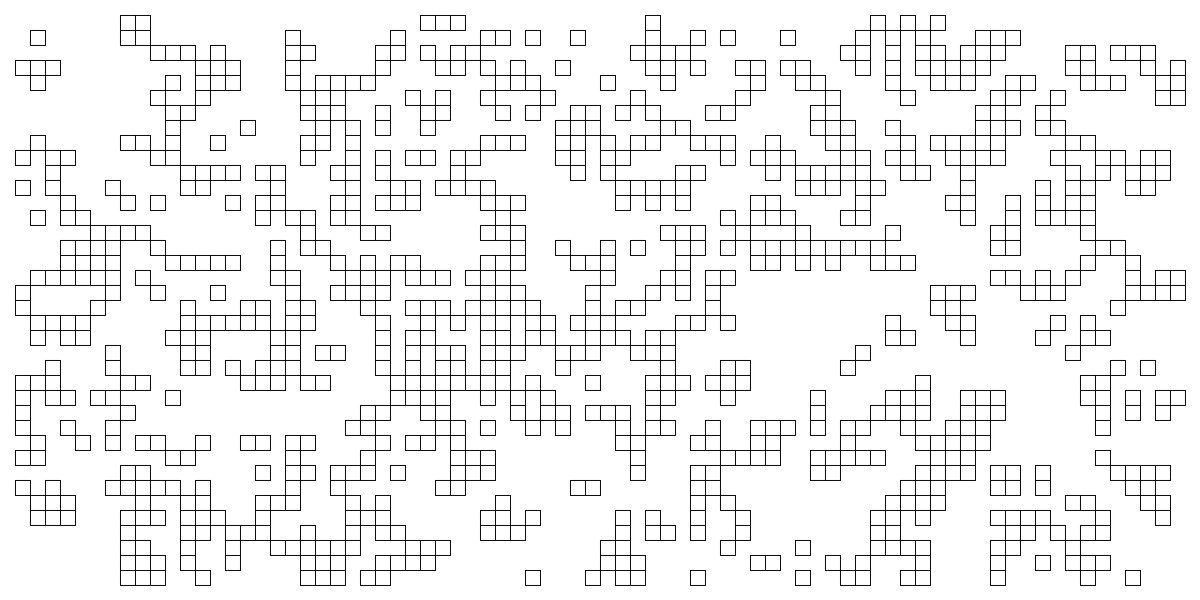
Frame 1 (no input)
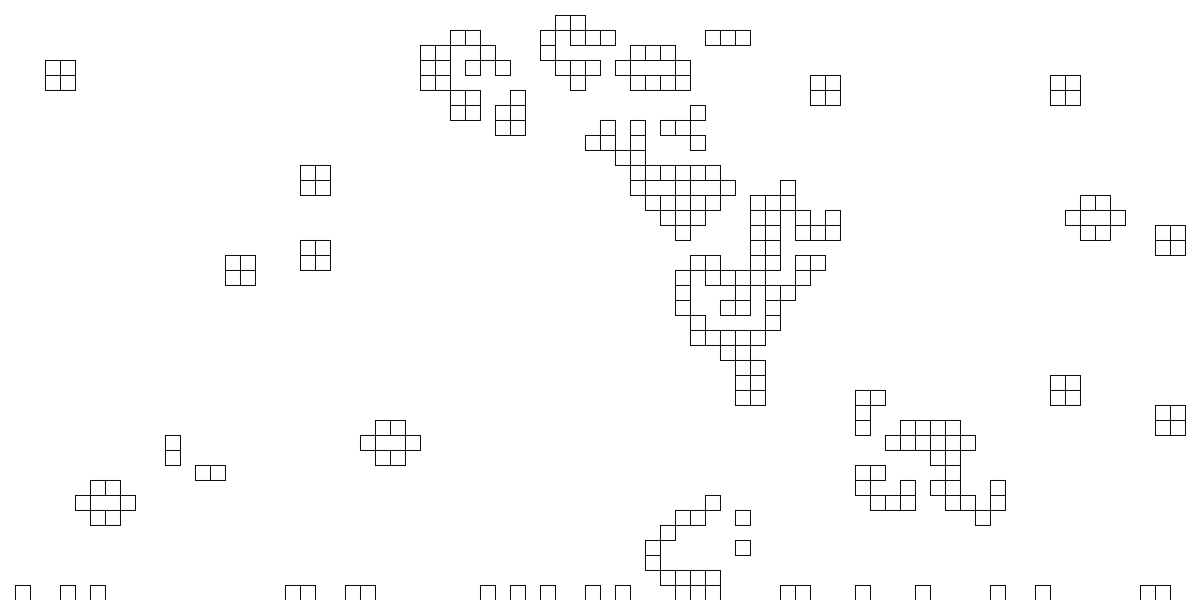
Frame 60 (the mouse pressed at the canvas centre just before this capture)
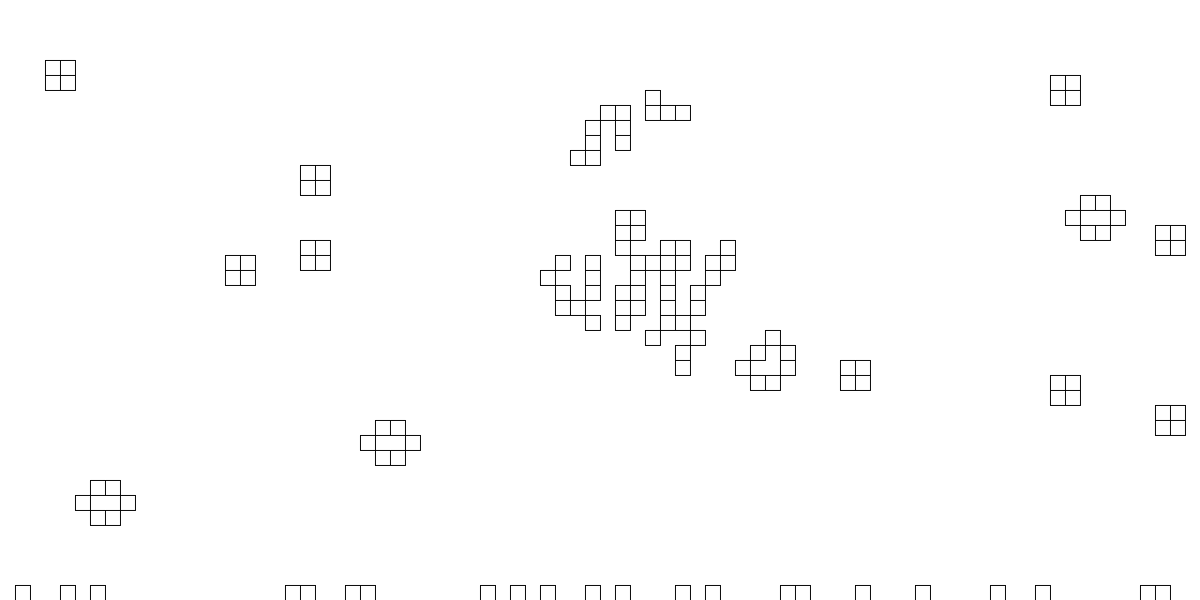
Frame 120 (the mouse held since frame 60 and released just before this capture)

The Processing sketch that drew these frames (run headless with seeded random() and noise(); from frame 60 on, the mouse is pressed at the canvas centre):

// Processing sketch: conwayLife
// ── conwayLife.pde
int w=1280;
int h=640;
int cellSize=16;
int cols=w/cellSize;
int rows=h/cellSize;

public class CellBoard {
  int cells[][];
  
  public CellBoard(int cols, int rows)
  {
    cells = new int[cols][rows];
    return;
  }

  void seedBoard()
  {
    int i,j;
    
    for (i=1;i<cols-1;i++)
    {
      for (j=1;j<rows+1;j++)
      {
        cells[i][j]=(floor(random(100))<30?1:0);    
      }
    }
  }
  
  public int neighbours(int i, int j)
  {
    int a,b;
    int total=0;
    
    for (a=-1;a<2;a++)
    {
       for (b=-1;b<2;b++)
       {
         total+=cells[i+a][j+b];
       }
    }
    
    // remove focus cell - this saves us dealling with
    // exception in the loops above.
    total-=cells[i][j];
    
    //print(" t:"+total);
    return(total);
  }
}

CellBoard board1;
CellBoard board2;
CellBoard currentBoard;
CellBoard newBoard;
boolean firstBoard;

void flipBoard()
{
  if (firstBoard)
  {
    currentBoard=board2;
    newBoard=board1;
    firstBoard=false;
  }
  else
  {
    currentBoard=board1;
    newBoard=board2;
    firstBoard=true;
  }
}



void setup() {
  size(1280, 640);

  board1 = new CellBoard(1280,640);
  board2 = new CellBoard(1280,640);
  currentBoard=board1;
  newBoard=board2;
  firstBoard=true;
  board1.seedBoard();
}

void draw() {
  
  background(255,255,255);
  updateBoard();
  flipBoard();
  drawBoard();
  //noLoop();
}

void updateBoard()
{
  int i,j;
  int total;
  
  for (i=1;i<cols-1;i++)
  {
    for (j=1;j<rows-1;j++)
    {
      total=currentBoard.neighbours(i,j);
      newBoard.cells[i][j]=0;
            
      // Cell alive rules
      if (currentBoard.cells[i][j]==1)
      {
        if (total<2)
        {
          newBoard.cells[i][j] = 0;        
        }
        
        if (total==2 || total==3)
        {
          newBoard.cells[i][j] = 1;        
        }
        
        if (total>3)
        {
          newBoard.cells[i][j] = 0;  
        }
      }
      else // cell dead rules
      {
        if (total==3)
        {
          newBoard.cells[i][j] = 1;        
        }
        else
        {
          newBoard.cells[i][j] = 0;
        }
      }
    }
  }
}

void drawBoard()
{
  int i,j;
  
  for (i=0;i<cols;i++)
  {
    for (j=0;j<rows;j++)
    {
      if (currentBoard.cells[i][j]==1)
      {
        rect(i*cellSize,j*cellSize,cellSize,cellSize);
      }
    }
  }
}
